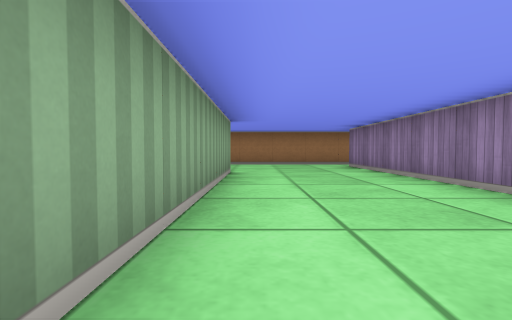
[1] (above)

18 first-person views from a walk through a cub3D maze. The camera is about half as high as the walls, tilts 2° down and sees 85° across. The floor is counted in squares. Each view is taken from the middle of a square. On the plan, view 1 faces up. The plan holds only what a view shows up to about 9 squares ahead; the rest is blank. The place goes on beyond the plan.

[2]
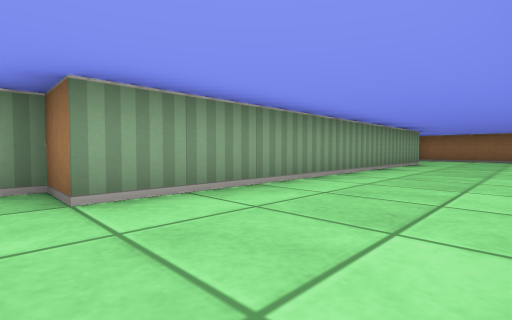

[3]
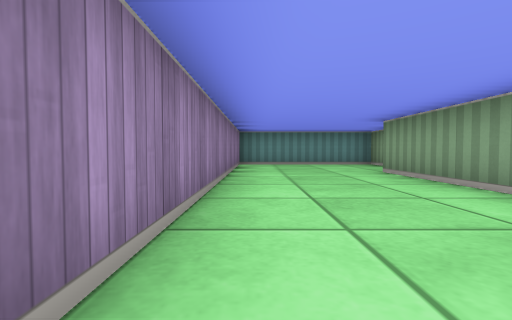

[4]
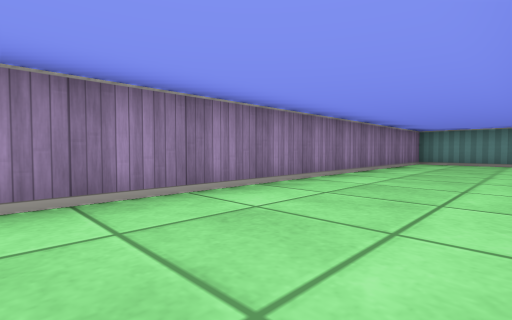

[5]
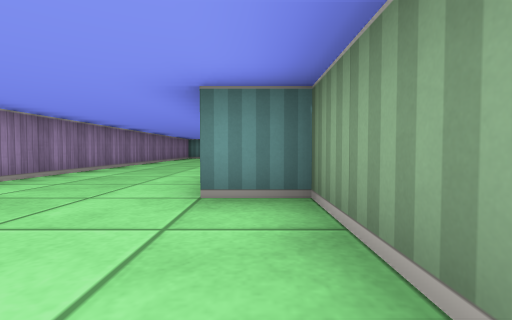

[6]
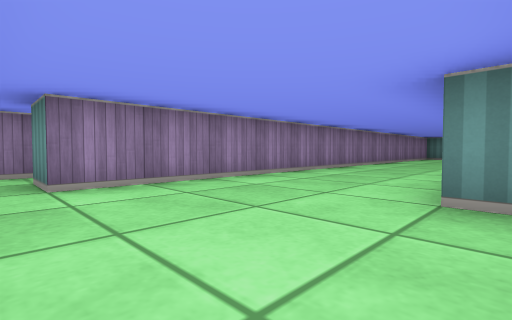

[7]
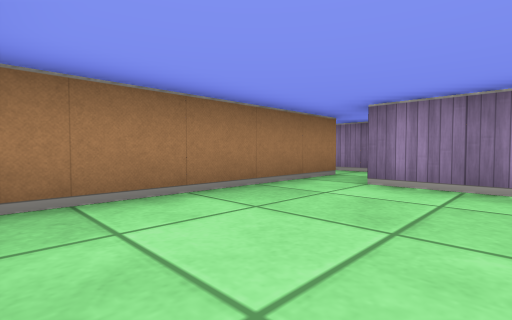

[8]
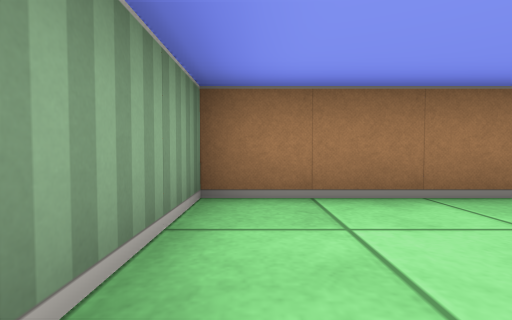

[9]
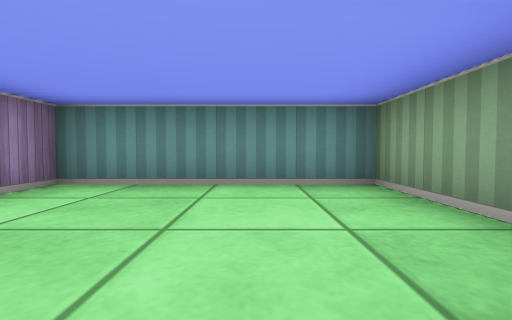

[10]
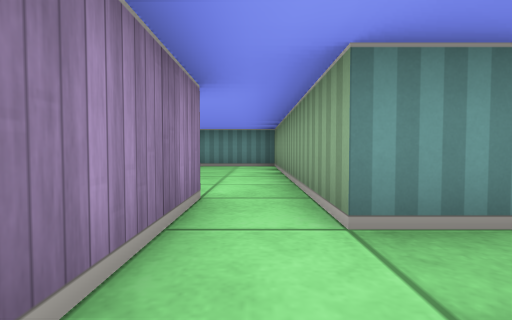

[11]
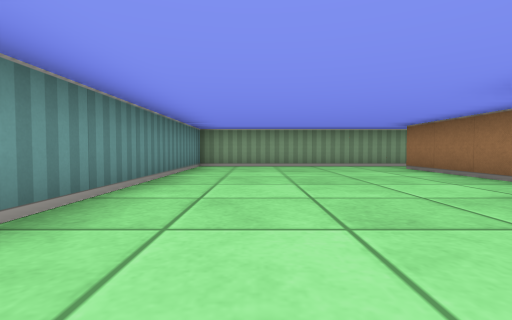

[12]
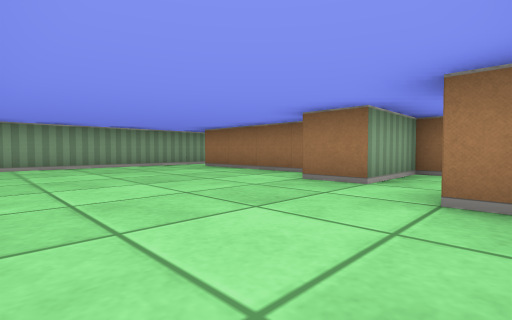

[13]
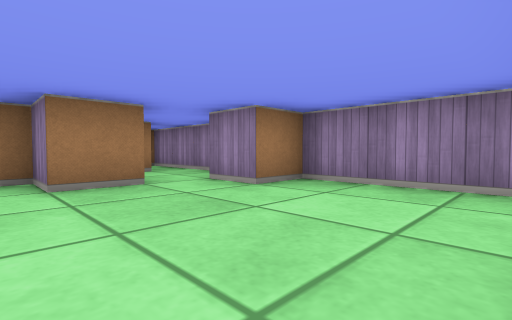

[14]
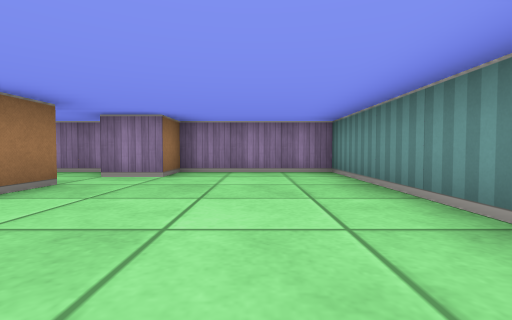

[15]
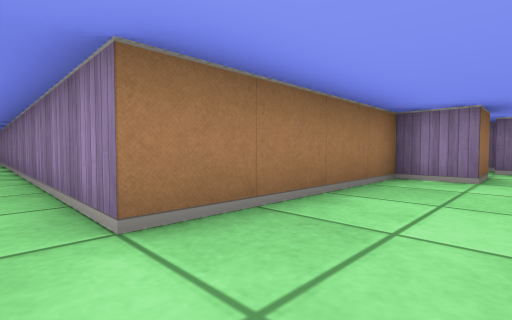

[16]
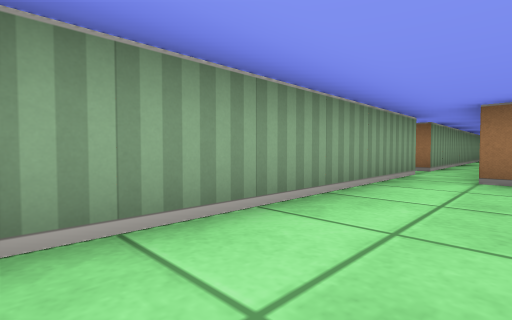

[17]
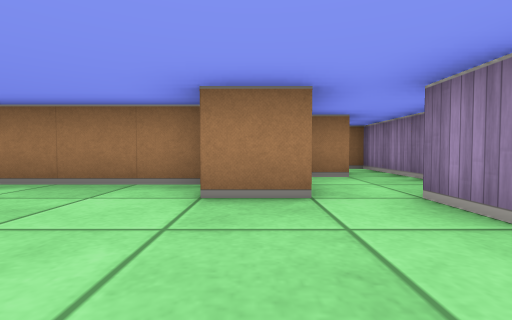

[18]
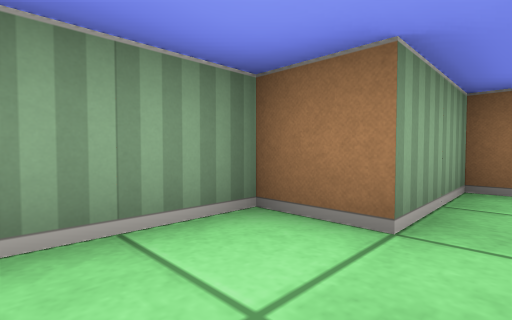

### Floor plan
Points are (right, up) in squares from view 1. A wall is a line through its corners. A room is listed if a view was taken in it or the views show most of it. See-through windows are left out.
Room 1 (views 1, 2, 3, 4, 5, 6, 7, 8, 9)
walls: (3.5, 8.5) (-1.5, 8.5) (-1.5, 5.5) (-0.5, 5.5) (-0.5, -3.5) (-1.5, -3.5) (-1.5, -6.5) (2.5, -6.5) (2.5, 7.5) (3.5, 7.5)
ways out: opening at (3, 8) to room 2
Room 2 (view 10)
walls: (3.5, 13.2) (3.5, 8.5); (4.5, 7.5) (4.5, 16.5)
ways out: opening at (3, 8) to room 1; opening at (4, 7) to room 3
Room 3 (views 11, 12, 13, 14, 15, 16, 17)
walls: (9.5, 5.5) (8.5, 5.5) (8.5, 6.5) (4.5, 6.5) (4.5, 7.5); (3.5, 7.5) (3.5, 1.5) (11.5, 1.5) (11.5, 4.5) (10.5, 4.5) (10.5, 5.5)
ways out: opening at (4, 7) to room 2; opening at (10, 5) to room 4
Room 4 (view 18)
walls: (11.5, 5.5) (11.5, 9.5) (10.5, 9.5) (10.5, 7.5) (9.5, 7.5) (9.5, 5.5)
ways out: opening at (10, 5) to room 3

Positions as (right, up) in squares from view 1, and headings:
1: (0, 0), facing up
2: (2, -4), facing up-left
3: (2, 2), facing down
4: (0, 3), facing down-right
5: (-1, 8), facing down
6: (-1, 8), facing down-right
7: (-1, 6), facing up-right
8: (-1, 6), facing up
9: (0, -3), facing down
10: (4, 9), facing down
11: (11, 3), facing left
12: (11, 2), facing up-left
13: (8, 2), facing up-right
14: (6, 3), facing right
15: (4, 5), facing up-right
16: (5, 2), facing up-left
17: (9, 3), facing up
18: (11, 6), facing up-left
